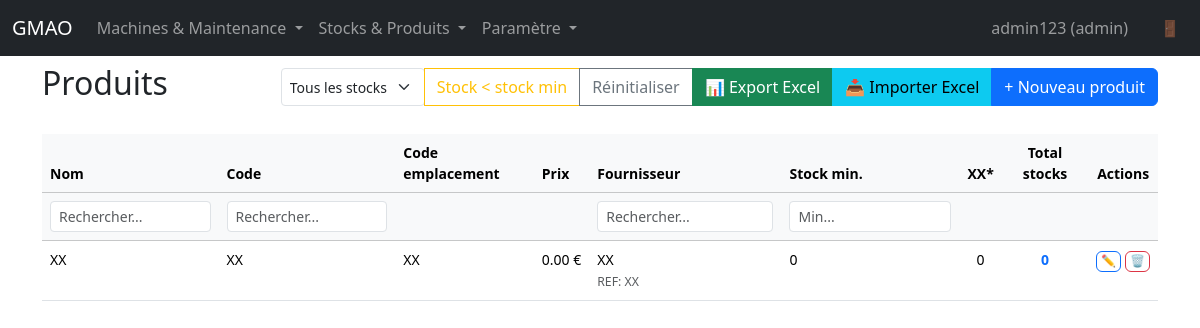
The page /products (signed in) on the database its author committed.
### app.py (models this page shows, shortened)
class User(UserMixin, db.Model):
    id = db.Column(db.Integer, primary_key=True)
    username = db.Column(db.String(80), unique=True, nullable=False)
    password_hash = db.Column(db.String(255), nullable=False)
    user_type = db.Column(db.String(20), nullable=False)

class Stock(db.Model):
    id = db.Column(db.Integer, primary_key=True)
    name = db.Column(db.String(120), nullable=False)
    code = db.Column(db.String(60), unique=True, nullable=False)
    items = db.relationship("StockProduct", back_populates="stock", cascade="all, delete-orphan")

class Product(db.Model):
    id = db.Column(db.Integer, primary_key=True)
    name = db.Column(db.String(120), nullable=False)
    code = db.Column(db.String(60), unique=True, nullable=False)
    price = db.Column(db.Float, nullable=False)
    supplier_name = db.Column(db.String(120))
    supplier_reference = db.Column(db.String(120))
    location_code = db.Column(db.String(120))
    minimum_stock = db.Column(db.Float, default=0.0)

### app.py (the view, shortened to what this page needs)
@app.route("/products", methods=["GET", "POST"])
@login_required
def products():
    filter_name = request.args.get('filter_name', '').strip().lower()
    filter_code = request.args.get('filter_code', '').strip().lower()
    filter_supplier = request.args.get('filter_supplier', '').strip().lower()
    filter_min_stock = request.args.get('filter_min_stock', '').strip()
    filter_low_stock = request.args.get('filter_low_stock', '').strip() == '1'
    filter_stock_id_raw = request.args.get('filter_stock_id', '').strip()
    try:
        filter_stock_id = int(filter_stock_id_raw) if filter_stock_id_raw else None
    except (ValueError, TypeError):
        filter_stock_id = None
    all_products = Product.query.order_by(Product.name).all()
    all_stocks = Stock.query.order_by(Stock.name).all()
    first_stock = Stock.query.order_by(Stock.id).first()
    main_stock_id = first_stock.id if first_stock else None
    quantities_by_product = {}
    total_by_product = {}  # Somme totale des quantités par produit
    for product in all_products:
        quantities_by_product[product.id] = {}
        total = 0.0
        for stock in all_stocks:
            stock_product = StockProduct.query.filter_by(
                product_id=product.id, stock_id=stock.id
            ).first()
            qty = stock_product.quantity if stock_product else 0.0
            quantities_by_product[product.id][stock.id] = qty
            total += qty
        total_by_product[product.id] = total
    filtered_products = all_products
    if filter_name:
        filtered_products = [p for p in filtered_products if filter_name in p.name.lower()]
    if filter_code:
        filtered_products = [p for p in filtered_products if filter_code in p.code.lower()]
    if filter_supplier:
        filtered_products = [p for p in filtered_products if p.supplier_name and filter_supplier in p.supplier_name.lower()]
    if filter_min_stock:
        try:
            min_stock_value = float(filter_min_stock)
            filtered_products = [p for p in filtered_products if p.minimum_stock >= min_stock_value]
        except (ValueError, TypeError):
            pass
    if filter_low_stock:
        filtered_products = [
            p for p in filtered_products
            if p.minimum_stock > 0 and total_by_product[p.id] < p.minimum_stock
        ]
    if filter_stock_id:
        filtered_products = [
            p for p in filtered_products
            if quantities_by_product[p.id].get(filter_stock_id, 0.0) > 0
        ]
    return render_template(
        "products.html",
        products=filtered_products,
        stocks=all_stocks,
        quantities_by_product=quantities_by_product,
        total_by_product=total_by_product,
        filter_name=filter_name,
        filter_code=filter_code,
        filter_supplier=filter_supplier,
        filter_min_stock=filter_min_stock,
        filter_low_stock=filter_low_stock,
        filter_stock_id=filter_stock_id,
        main_stock_id=main_stock_id,
    )

### app.py (called while the page is built)
@login_manager.user_loader
def load_user(user_id):
    return User.query.get(int(user_id))

@app.context_processor
def inject_now():
    return {"now": dt.datetime.utcnow()}

### templates/products.html (shortened to what this page needs)
{% extends "base.html" %}
{% block content %}
<div class="d-flex justify-content-between align-items-center mb-4">
  <h2>Produits</h2>
  <div class="btn-group">
    <select class="form-select form-select-sm" id="filter_stock" style="width: auto;" onchange="applyFilters()">
      <option value="">Tous les stocks</option>
    </select>
    <button type="button" class="btn btn-outline-warning {% if filter_low_stock %}active{% endif %}" onclick="toggleLowStockFilter()">
      Stock < stock min
    </button>
    <a href="{{ url_for('products') }}" class="btn btn-outline-secondary">Réinitialiser</a>
    <a href="{{ url_for('export_products', filter_name=filter_name, filter_code=filter_code, filter_supplier=filter_supplier, filter_min_stock=filter_min_stock, filter_low_stock=('1' if filter_low_stock else ''), filter_stock_id=(filter_stock_id if filter_stock_id else '')) }}" class="btn btn-success" title="Exporter en Excel">📊 Export Excel</a>
    {% if current_user.user_type == 'admin' %}
    <button type="button" class="btn btn-info" data-bs-toggle="modal" data-bs-target="#importModal" title="Importer des produits depuis Excel">
      📥 Importer Excel
    </button>
    <button type="button" class="btn btn-primary" data-bs-toggle="modal" data-bs-target="#productModal" onclick="openProductModal()">
      + Nouveau produit
    </button>
    {% endif %}
  </div>
</div>
{% if products %}
<div class="table-responsive">
  <table class="table table-hover" style="font-size: 0.875rem;">
    <thead class="table-light">
      <tr>
        <th>Nom</th>
        <th>Code</th>
        <th>Code emplacement</th>
        <th>Prix</th>
        <th>Fournisseur</th>
        <th>Stock min.</th>
        {% if filter_stock_id %}
          {% for stock in stocks %}
            {% if stock.id == filter_stock_id %}
            <th class="text-center">
              {{ stock.name }}{% if main_stock_id and stock.id == main_stock_id %}*{% endif %}
            </th>
            {% endif %}
          {% endfor %}
        {% else %}
          {% for stock in stocks %}
          <th class="text-center">
            {{ stock.name }}{% if main_stock_id and stock.id == main_stock_id %}*{% endif %}
          </th>
          {% endfor %}
        {% endif %}
        <th class="text-center fw-bold">Total stocks</th>
        <th class="text-center">Actions</th>
      </tr>
      <tr>
        <th>
          <input type="text" class="form-control form-control-sm" id="filter_name"
                 placeholder="Rechercher..." value="{{ filter_name }}" onkeyup="applyFilters()">
        </th>
        <th>
          <input type="text" class="form-control form-control-sm" id="filter_code"
                 placeholder="Rechercher..." value="{{ filter_code }}" onkeyup="applyFilters()">
        </th>
        <th></th>
        <th></th>
        <th>
          <input type="text" class="form-control form-control-sm" id="filter_supplier"
                 placeholder="Rechercher..." value="{{ filter_supplier }}" onkeyup="applyFilters()">
        </th>
        <th>
          <input type="number" class="form-control form-control-sm" id="filter_min_stock"
                 placeholder="Min..." value="{{ filter_min_stock }}" step="0.01" onchange="applyFilters()">
        </th>
        {% if filter_stock_id %}
          {% for stock in stocks %}
            {% if stock.id == filter_stock_id %}
            <th></th>
            {% endif %}
          {% endfor %}
        {% else %}
          {% for stock in stocks %}
          <th></th>
          {% endfor %}
        {% endif %}
        <th></th>
        <th></th>
      </tr>
    </thead>
    <tbody>
      {% for product in products %}
      <tr>
        <td style="white-space: nowrap; overflow: hidden; text-overflow: ellipsis; max-width: 200px;">{{ product.name }}</td>
        <td style="white-space: nowrap;">{{ product.code }}</td>
        <td style="white-space: nowrap;">{{ product.location_code or "-" }}</td>
        <td style="white-space: nowrap;">{{ "%.2f"|format(product.price) }} €</td>
        <td style="white-space: nowrap; overflow: hidden; text-overflow: ellipsis; max-width: 150px;">
          {{ product.supplier_name or "-" }}
          {% if product.supplier_reference %}
          <br><small class="text-muted">REF: {{ product.supplier_reference }}</small>
          {% endif %}
        </td>
        <td style="white-space: nowrap;">{{ product.minimum_stock|int }}</td>
        {% if filter_stock_id %}
          {% for stock in stocks %}
            {% if stock.id == filter_stock_id %}
            <td class="text-center">
              {% set qty = quantities_by_product[product.id][stock.id] %}
              <span class="{% if product.minimum_stock > 0 and qty < product.minimum_stock %}text-danger fw-bold{% endif %}">
                {{ qty|int }}
              </span>
            </td>
            {% endif %}
          {% endfor %}
        {% else %}
          {% for stock in stocks %}
          <td class="text-center">
            {% set qty = quantities_by_product[product.id][stock.id] %}
            <span class="{% if product.minimum_stock > 0 and qty < product.minimum_stock %}text-danger fw-bold{% endif %}">
              {{ qty|int }}
            </span>
          </td>
          {% endfor %}
        {% endif %}
        <td class="text-center fw-bold">
          {% set total = total_by_product[product.id] %}
          <span class="{% if product.minimum_stock > 0 and total < product.minimum_stock %}text-danger{% else %}text-primary{% endif %}">
            {{ total|int }}
          </span>
        </td>
        {% if current_user.user_type == 'admin' %}
        <td class="text-center" style="white-space: nowrap;">
          <button type="button" class="btn btn-outline-primary" style="padding: 0.125rem 0.25rem; font-size: 0.75rem; line-height: 1.2;" onclick="openProductModal({{ product.id }}, {{ product.name|tojson }}, {{ product.code|tojson }}, {{ (product.location_code or '')|tojson }}, {{ product.price }}, {{ (product.supplier_name or '')|tojson }}, {{ (product.supplier_reference or '')|tojson }}, {{ product.minimum_stock }})" title="Modifier">
            ✏️
          </button>
          <form method="post" action="{{ url_for('delete_product', product_id=product.id) }}" class="d-inline" onsubmit="return confirm('Êtes-vous sûr de vouloir supprimer ce produit ?');">
            <button type="submit" class="btn btn-outline-danger" style="padding: 0.125rem 0.25rem; font-size: 0.75rem; line-height: 1.2;" title="Supprimer">🗑️</button>
          </form>
        </td>
        {% else %}
        <td></td>
        {% endif %}
      </tr>
      {% endfor %}
    </tbody>
  </table>
</div>
{% endif %}
{% endblock %}

### templates/base.html (shortened to what this page needs)
<!doctype html>
<html lang="fr">
  <head>
    <link
      href="https://cdn.jsdelivr.net/npm/bootstrap@5.3.3/dist/css/bootstrap.min.css"
      rel="stylesheet"
    />
  </head>
  <body>
    <nav class="navbar navbar-expand-lg navbar-dark bg-dark fixed-top">
      <div class="container-fluid">
        <a class="navbar-brand" href="{{ url_for('index') }}">GMAO</a>
        <div class="collapse navbar-collapse" id="navbarNav">
          {% if current_user.is_authenticated %}
          <ul class="navbar-nav me-auto">
            <li class="nav-item dropdown">
              <a class="nav-link dropdown-toggle" href="#" id="navbarDropdown2" role="button" data-bs-toggle="dropdown" aria-expanded="false">
                Machines & Maintenance
              </a>
            </li>
            <li class="nav-item dropdown">
              <a class="nav-link dropdown-toggle" href="#" id="navbarDropdown3" role="button" data-bs-toggle="dropdown" aria-expanded="false">
                Stocks & Produits
              </a>
            </li>
            {% if current_user.user_type == 'admin' %}
            <li class="nav-item dropdown">
              <a class="nav-link dropdown-toggle" href="#" id="navbarDropdownParams" role="button" data-bs-toggle="dropdown" aria-expanded="false">
                Paramètre
              </a>
            </li>
            {% endif %}
          </ul>
          <ul class="navbar-nav">
            <li class="nav-item">
              <span class="nav-link me-3" style="cursor: default;">{{ current_user.username }} ({{ current_user.user_type }})</span>
            </li>
            <li class="nav-item">
              <a class="nav-link" href="{{ url_for('logout') }}" title="Déconnexion">🚪</a>
            </li>
          </ul>
          {% else %}
          <ul class="navbar-nav ms-auto">
            <li class="nav-item">
              <a class="nav-link" href="{{ url_for('login') }}">Connexion</a>
            </li>
          </ul>
          {% endif %}
        </div>
      </div>
    </nav>
    <main class="container">
      {% block content %}{% endblock %}
    </main>
  </body>
</html>

### templates/base.html (style rules this page uses)
body { padding-top: 4rem; }

### rows shown on the page
User: username "admin123", user_type "admin"
Stock: name "XX", qty "0"
Product: name "XX", code "XX", location_code "XX", price "0.00", supplier_name "XX", supplier_reference "XX", minimum_stock "0", total "0"
